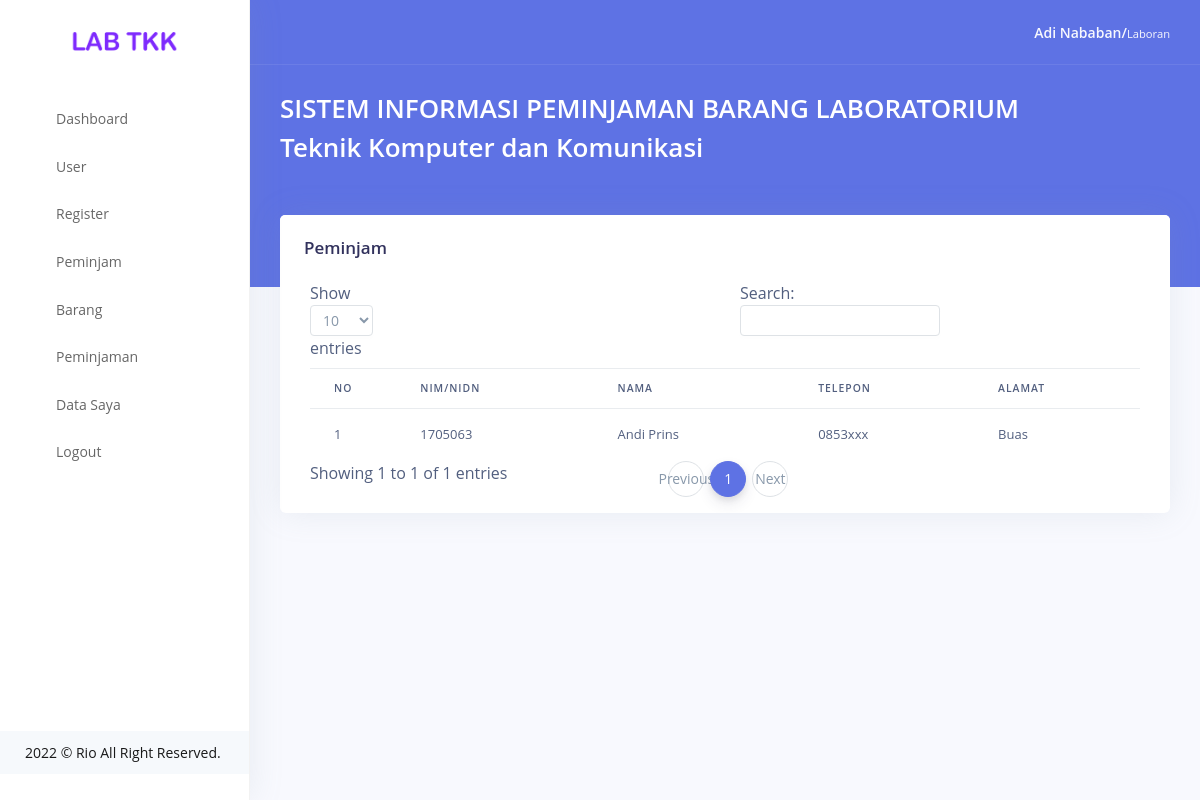
The app's page /index.php?page=peminjam (signed in) with its own data.
### tables this page shows
CREATE TABLE `user` (
  `id_user` int(5) NOT NULL,
  `username` varchar(22) NOT NULL,
  `password` varchar(50) NOT NULL,
  `level` int(1) NOT NULL,
  `nama` varchar(33) NOT NULL,
  `status` int(1) NOT NULL
);

CREATE TABLE `regist` (
  `id_regist` int(5) NOT NULL,
  `nomor` int(15) NOT NULL,
  `nama` varchar(35) NOT NULL,
  `hp` varchar(15) NOT NULL,
  `alamat` varchar(50) NOT NULL
);

### pages/peminjam.php (the view, shortened to what this page needs)
</div>
</div>
</div>
<div class="container-fluid mt--6">
  <div class="row">
    <div class="col-xl-12">
      <div class="card">
        <div class="card-header border-0">
          <div class="row align-items-center">
            <div class="col">
              <h3 class="mb-0">Peminjam</h3>
            </div>
          </div>
        </div>
        <div class="table-responsive">
          <table id="sampleTable" class="table align-items-center table-flush">
            <thead>
              <tr>
                <th style="width: 7%">NO</th>
                <th>NIM/NIDN</th>
                <th>NAMA</th>
                <th>TELEPON</th>
                <th>ALAMAT</th>
              </tr>
            </thead>
            <tbody>
              <?php
              $no = 1;
              $query = mysqli_query($konek, "SELECT user.id_user,regist.nama,regist.hp,regist.alamat,regist.nomor FROM user INNER JOIN regist ON user.id_user=regist.id_regist WHERE user.status='1' ORDER BY regist.nama ASC");
              while ($data = mysqli_fetch_assoc($query)) {
              ?>
                <tr>
                  <td><?php echo $no; ?></td>
                  <td><?php echo $data["nomor"]; ?></td>
                  <td><?php echo $data["nama"]; ?></td>
                  <td><?php echo $data["hp"]; ?></td>
                  <td><?php echo $data["alamat"]; ?></td>
                </tr>
              <?php
                $no++;
              }
              ?>
            </tbody>
          </table>
        </div>
      </div>
    </div>
  </div>
</div>

### records on screen
user: regist.nomor "1705063", regist.nama "Andi Prins", regist.hp "0853xxx", regist.alamat "Buas"

### other values on screen
$nama "Adi Nababan"
$lvl "Laboran"
